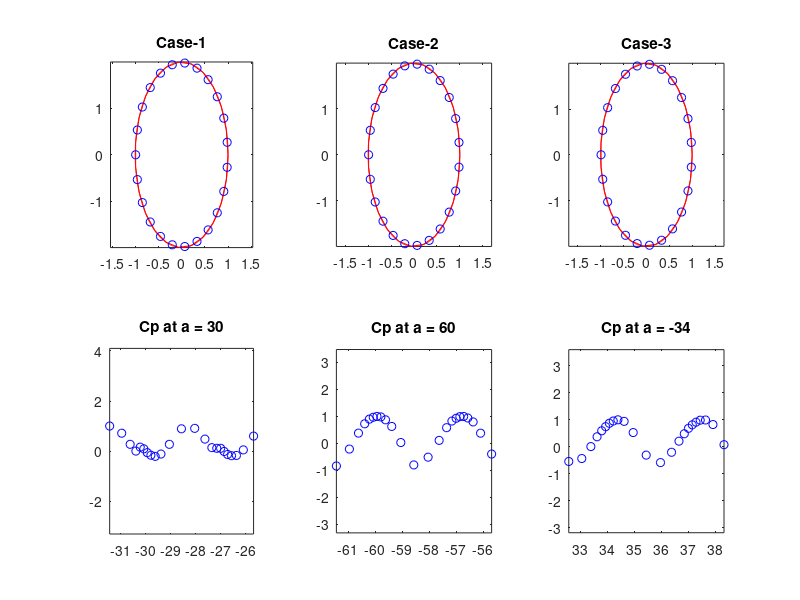

MATLAB code for this plot:
%---------------------------Case-1-----------------------------%

clear all
Vinf=23;
R1=5;                                     %Dimension of Ellipse
R2=10;                                    %Dimension of Ellipse
n=23;                                     %Total Panels
dtheta=2*pi/n;
alfa=30;                                  %Angle of Attack
theta=pi+pi/n:-dtheta:-pi+pi/n;
X=R1*cos(theta);                          %Coordinate of Ellipse 
Y=R2*sin(theta);                          %Coordinate of Ellipse
for index=1:n
    %Initialising Dimensions
    phi(index)=-alfa+atan2((Y(index+1)-Y(index)),...
        (X(index+1)-X(index)));
    beta(index)=phi(index)+pi/2;
    midpoint_x(index)=(X(index+1)+X(index))/2;
    midpoint_y(index)=(Y(index+1)+Y(index))/2;
    S(index)=sqrt((Y(index+1)-Y(index))^2+...
        (X(index+1)-X(index))^2);
end
for p=1:n
    %Source Panel Method from JD Anderson Example 3.17
    next(:,p)=[1:p-1 p+1:n];
    xi=midpoint_x(p);
    yi=midpoint_y(p);
    for index=1:n-1
        m=next(index,p);
        Xj=X(m);
        Yj=Y(m);
        A=-(xi-Xj)*cos(phi(m))-(yi-Yj)*sin(phi(m));
        B=(xi-Xj)^2+(yi-Yj)^2;
        C=sin(phi(p)-phi(m));
        D=(yi-Yj)*cos(phi(p))-(xi-Xj)*sin(phi(p));
        E=sqrt(B-A^2);
        Sj=S(m);
        I(p,m)=C/2*log((Sj^2+2*A*Sj+B)/B)+...
            (D-A*C)/E*(atan2((Sj+A),E)-atan2(A,E));
        J(p,m)=(D-A*C)/2/E*log((Sj^2+2*A*Sj+B)/B)...
            -C*(atan2((Sj+A),E)-atan2(A,E));
    end
    F(p,1)=Vinf*cos(beta(p));
end

M=I/2/pi+eye(n)/2;
lambda=-inv(M)*F;

V=Vinf*sin(beta)+lambda'/2/pi*J';        %Velocity at each point

Cp=1-(V/Vinf).^2;

angles=min(beta):0.01:max(beta);
subplot(2,3,1)
plot(R1*cos(0:0.01:2*pi)/5,R2*sin(0:0.01:2*pi)/5,'r',...
    X/5,Y/5,'r',midpoint_x/5,midpoint_y/5,'bo');axis equal;
title('Case-1');
subplot(2,3,4)
plot(beta,Cp,'bo');axis equal;
title('Cp at a = 30')
sum_cl = 0;
for l=1:n
    sum_cl = (-Cp(l)*S(l)*sin(beta(l)))/5 + sum_cl;
end
fprintf('Value of Cl in Case 1 is %d \n',sum_cl);
sum_cd = 0;
for l=1:n
    sum_cd = (Cp(l)*S(l)*cos(beta(l)))/5 + sum_cd;
end
fprintf('Value of Cd in Case 1 is %d \n',sum_cd);

%---------------------------Case-2-----------------------------%

Vinf2=23;
R1=5;                                       
R2=10;                                      
n2=23;                                      
dtheta2=2*pi/n2;
alfa2=60;                                   
theta2=pi+pi/n2:-dtheta2:-pi+pi/n2;
X2=R1*cos(theta2);                          
Y2=R2*sin(theta2);                          
for index2=1:n2
    phi2(index2)=-alfa2+atan2((Y2(index2+1)-Y2(index2))...
        ,(X2(index2+1)-X2(index2)));
    beta2(index2)=phi2(index2)+pi/2;
    midpoint_x2(index2)=(X2(index2+1)+X2(index2))/2;
    midpoint_y2(index2)=(Y2(index2+1)+Y2(index2))/2;
    S2(index2)=sqrt((Y2(index2+1)-Y2(index2))^2+...
        (X2(index2+1)-X2(index2))^2);
end
for p2=1:n2
    neighbors2(:,p2)=[1:p2-1 p2+1:n2];
    xi2=midpoint_x2(p2);
    yi2=midpoint_y2(p2);
    for index2=1:n2-1
        m2=neighbors2(index2,p2);
        Xj2=X2(m2);
        Yj2=Y2(m2);
        Xj12=X2(m2+1);
        Yj12=Y2(m2+1);
        A2=-(xi2-Xj2)*cos(phi2(m2))-(yi2-Yj2)*sin(phi2(m2));
        B2=(xi2-Xj2)^2+(yi2-Yj2)^2;
        C2=sin(phi2(p2)-phi2(m2));
        D2=(yi2-Yj2)*cos(phi2(p2))-(xi2-Xj2)*sin(phi2(p2));
        E2=sqrt(B2-A2^2);
        Sj2=S2(m2);
        I2(p2,m2)=C2/2*log((Sj2^2+2*A2*Sj2+B2)/B2)+...
            (D2-A2*C2)/E2*(atan2((Sj2+A2),E2)-atan2(A2,E2));
        J2(p2,m2)=(D2-A2*C2)/2/E2*log((Sj2^2+2*A2*Sj2+B2)/B2)...
            -C2*(atan2((Sj2+A2),E2)-atan2(A2,E2));
    end
    F2(p2,1)=Vinf2*cos(beta2(p2));
end

M2=I2/2/pi+eye(n2)/2;

lambda2=-inv(M2)*F2;

V2=Vinf2*sin(beta2)+lambda2'/2/pi*J2';

Cp2=1-(V2/Vinf2).^2;
angles2=min(beta2):0.01:max(beta2);

subplot(2,3,2)
plot(R1*cos(0:0.01:2*pi)/5,R2*sin(0:0.01:2*pi)/5,'r',...
    X2/5,Y2/5,'r',midpoint_x2/5,midpoint_y2/5,'bo');axis equal;
title('Case-2');
subplot(2,3,5)
plot(beta2,Cp2,'bo');axis equal;
title('Cp at a = 60')

sum_cl2 = 0;
for l=1:n
    sum_cl2 = (-Cp2(l)*S2(l)*sin(beta2(l)))/5 + sum_cl2;
end
fprintf('Value of Cl in Case 2 is %d \n',sum_cl2);

sum_cd2 = 0;
for l=1:n
    sum_cd2 = (Cp2(l)*S2(l)*cos(beta2(l)))/5 + sum_cd2;
end
fprintf('Value of Cd in Case 2 is %d \n',sum_cd2);

%---------------------------Case-3-----------------------------%

Vinf3=23;
R1=5;
R2=10;
n3=23;
dtheta3=2*pi/n3;
alfa3=-34;
theta3=pi+pi/n3:-dtheta3:-pi+pi/n3;
X3=R1*cos(theta3);
Y3=R2*sin(theta3);
for index3=1:n3
    phi3(index3)=-alfa3+atan2((Y3(index3+1)-Y3(index3)),...
        (X3(index3+1)-X3(index3)));
    beta3(index3)=phi3(index3)+pi/2;
    midpoint_x3(index3)=(X3(index3+1)+X3(index3))/2;
    midpoint_y3(index3)=(Y3(index3+1)+Y3(index3))/2;
    S3(index3)=sqrt((Y3(index3+1)-Y3(index3))^2+...
        (X3(index3+1)-X3(index3))^2);
end

for p3=1:n3
    neighbors3(:,p3)=[1:p3-1 p3+1:n3];
    xi3=midpoint_x3(p3);
    yi3=midpoint_y3(p3);
    for index3=1:n3-1
        m3=neighbors3(index3,p3);
        Xj3=X3(m3);
        Yj3=Y3(m3);
        Xj13=X3(m3+1);
        Yj13=Y3(m3+1);
        A3=-(xi3-Xj3)*cos(phi3(m3))-(yi3-Yj3)*sin(phi3(m3));
        B3=(xi3-Xj3)^2+(yi3-Yj3)^2;
        C3=sin(phi3(p3)-phi3(m3));
        D3=(yi3-Yj3)*cos(phi3(p3))-(xi3-Xj3)*sin(phi3(p3));
        E3=sqrt(B3-A3^2);
        Sj3=S3(m3);
        I3(p3,m3)=C3/2*log((Sj3^2+2*A3*Sj3+B3)/B3)+...
            (D3-A3*C3)/E3*(atan2((Sj3+A3),E3)-atan2(A3,E3));
        J3(p3,m3)=(D3-A3*C3)/2/E3*log((Sj3^2+2*A3*Sj3+B3)/B3)...
            -C3*(atan2((Sj3+A3),E3)-atan2(A3,E3));
    end
    F3(p3,1)=Vinf3*cos(beta3(p3));
end

M3=I3/2/pi+eye(n3)/2;

lambda3=-inv(M3)*F3;

V3=Vinf3*sin(beta3)+lambda3'/2/pi*J3';

Cp3=1-(V3/Vinf3).^2;

angles3=min(beta3):0.01:max(beta3);

subplot(2,3,3)
plot(R1*cos(0:0.01:2*pi)/5,R2*sin(0:0.01:2*pi)/5,'r',...
    X3/5,Y3/5,'r',midpoint_x3/5,midpoint_y3/5,'bo');axis equal;
title('Case-3');
subplot(2,3,6)
plot(beta3,Cp3,'bo');axis equal;
title('Cp at a = -34')

sum_cl3 = 0;
for l=1:n
    sum_cl3 = (-Cp3(l)*S3(l)*sin(beta3(l)))/5 + sum_cl3;
end
fprintf('Value of Cl in Case 3 is %d \n',sum_cl3);

sum_cd3 = 0;
for l=1:n
    sum_cd3 = (Cp3(l)*S3(l)*cos(beta3(l)))/5 + sum_cd3;
end
fprintf('Value of Cd in Case 3 is %d \n',sum_cd3);
